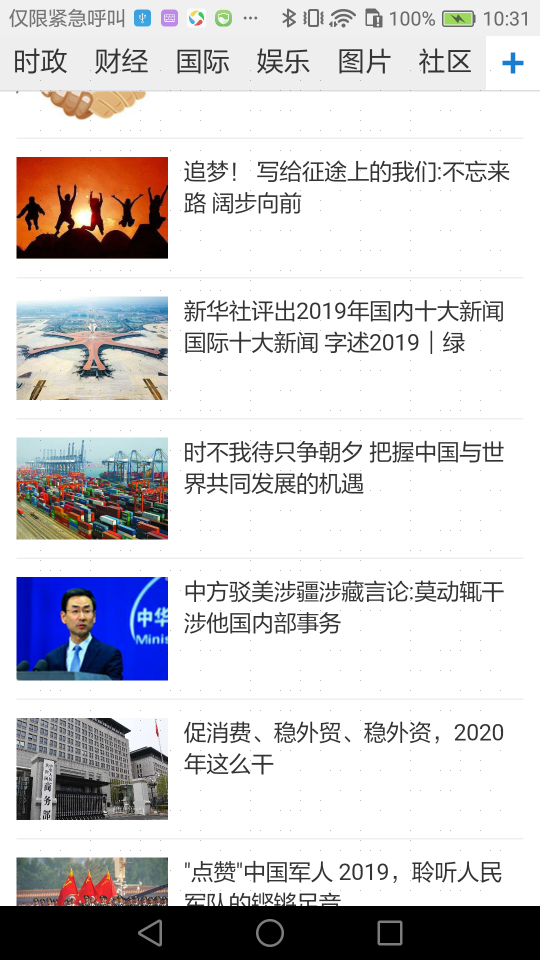
#> input picture pycode/uusafe_2020-1-17 16h/1080-3.png, 1080 x 1920 px (shown at 1/2 size); its folder holds only this picture in this run
$ python -i find_screen.py   (imports and definitions only)
#> lines starting #> are read from the running program, lines starting #| are printed output that depends on the picture; after the words box and inside, x2 and y2 are one past the last pixel; in counts of white or black regions, pixels touching at a corner belong together

#!/usr/bin/env python

'''
Simple "Square Detector" program.

Loads several images sequentially and tries to find squares in each image.
'''

# Python 2/3 compatibility
from __future__ import print_function
import sys

PY3 = sys.version_info[0] == 3

if PY3:
    xrange = range

import math
import numpy as np
import cv2

#计算三点的cos角
def angle_cos(p0, p1, p2):
    d1, d2 = (p0-p1).astype('float'), (p2-p1).astype('float')
    return abs( np.dot(d1, d2) / np.sqrt( np.dot(d1, d1)*np.dot(d2, d2) ) )
#计算图像中的手机屏幕区域
def find_squares(img):
    # 面积至少占五分之一以上
    width = img.shape[1]
    height = img.shape[0]
    area_min_limit = width * height / 5
    area_max_limit = width * height * 9 / 10
    img = cv2.GaussianBlur(img, (5, 5), 0)
    squares = []
    find_min_cos_value=0.3
    for gray in cv2.split(img):
        for thrs in xrange(0, 255, 26):
            if thrs == 0:
                bin = cv2.Canny(gray, 0, 50, apertureSize=5)
                bin = cv2.dilate(bin, None)
            else:
                _retval, bin = cv2.threshold(gray, thrs, 255, cv2.THRESH_BINARY)
            contours, _hierarchy = cv2.findContours(bin, cv2.RETR_LIST, cv2.CHAIN_APPROX_SIMPLE)
            for cnt in contours:
                cnt_len = cv2.arcLength(cnt, True)
                cnt = cv2.approxPolyDP(cnt, 0.02*cnt_len, True)
                countourArea=cv2.contourArea(cnt)
                if len(cnt) == 4 and  countourArea>area_min_limit and countourArea<area_max_limit  and cv2.isContourConvex(cnt):
                    cnt = cnt.reshape(-1, 2)
                    max_cos = np.max([angle_cos( cnt[i], cnt[(i+1) % 4], cnt[(i+2) % 4] ) for i in xrange(4)])
                    if max_cos < find_min_cos_value:
                        find_min_cos_value=max_cos
                        squares.clear()
                        squares.append(cnt)
    return squares

#手机屏幕区域的四点定位
def divide_points_into_4_parts(line_nodes,   img_height,   img_width):
    left_top_line_nodes = []
    left_down_line_nodes = []
    right_top_line_nodes = []
    right_down_line_nodes = []
    res=[]
    height = img_height / 2
    width = img_width / 2
    for node in line_nodes[0]:
        if node[0]<width:
            if(node[1]<height):
                left_top_line_nodes.append(node[0])
                left_top_line_nodes.append(node[1])
            if(node[1]>height):
                left_down_line_nodes.append(node[0])
                left_down_line_nodes.append(node[1])
        if node[0] > width:
            if(node[1]<height):
                right_top_line_nodes.append(node[0])
                right_top_line_nodes.append(node[1])
            if(node[1]>height):
                right_down_line_nodes.append(node[0])
                right_down_line_nodes.append(node[1])


    res.append(left_top_line_nodes)
    res.append(left_down_line_nodes)
    res.append(right_top_line_nodes)
    res.append(right_down_line_nodes)
    return res

#根据四个定位点，做投影变换，得到有效图像
def perspective_transformation(final_points,img):

    leftTopX = final_points[0][0]
    leftTopY = final_points[0][1]
    leftDownX = final_points[1][0]
    leftDownY = final_points[1][1]
    rightTopX = final_points[2][0]
    rightTopY = final_points[2][1]
    rightDownX = final_points[3][0]
    rightDownY = final_points[3][1]
    newWidth = math.sqrt((leftTopX - rightTopX) * (leftTopX - rightTopX) + (leftTopY - rightTopY) * (leftTopY - rightTopY))
    newHeight = math.sqrt((leftTopX - leftDownX) * (leftTopX - leftDownX) + (leftTopY - leftDownY) * (leftTopY - leftDownY))
    # 定义对应的点
    points1 = np.float32(final_points)
    points2 = np.float32([[0,0],  [0,newHeight],[newWidth,0], [newWidth,newHeight]])
# 计算得到转换矩阵
    M = cv2.getPerspectiveTransform(points1, points2)
# 实现透视变换转换
    processed = cv2.warpPerspective(img,M,(int(newWidth), int(newHeight)))
    return processed
ALLOWED_EXTENSIONS = set(['png', 'jpg', 'JPG', 'PNG', 'gif', 'GIF'])
def allowed_file(filename):
    return '.' in filename and filename.rsplit('.', 1)[1] in ALLOWED_EXTENSIONS

def getFinalImage(image):
    width = image.shape[1]
    height = image.shape[0]
    squares = find_squares(image)
    if len(squares) == 1:
        final_fps = divide_points_into_4_parts(squares, height, width)
        finalresult = perspective_transformation(final_fps, image)
    else:
        finalresult = image.copy()
    return  squares,finalresult

def main():
    global area_min_limit ,area_max_limit
    from glob import glob
    imgpath='ori_img/'
    #imgpath = 'from_other_camera/'
    for fn in glob(imgpath+'*.jpg'):
        if allowed_file(fn) == False:
            continue
        image = cv2.imread(fn)
        cv2.namedWindow('squares', 0)
        cv2.namedWindow('final_result', 0)
        width = image.shape[1]
        height = image.shape[0]

        FORCE_HEIGHT = 640
        rate = height / FORCE_HEIGHT

        cv2.resizeWindow('squares', int(width / rate), FORCE_HEIGHT)

        squares,finalresult=getFinalImage(image)

        cv2.resizeWindow('final_result', int(finalresult.shape[1] / (finalresult.shape[0] / FORCE_HEIGHT)), FORCE_HEIGHT)
        imageoutput = image.copy()
        if len(squares) == 1:
            for i in range(0, 4):
                cv2.putText(imageoutput, str(i) + str(squares[0][i]), tuple(squares[0][i]), cv2.FONT_HERSHEY_SIMPLEX, 2.5,
                            (0, 0, 255), 7)

        #cv2.imwrite('result.jpg',finalresult)
        cv2.drawContours( imageoutput, squares, -1, (0, 255, 0), 3 )
        cv2.imshow('squares', imageoutput)
        #cv2.imshow('final_result', imageoutput)
        cv2.imshow('final_result', finalresult)
        ch = cv2.waitKey()
        if ch == 27:
            break

    print('Done')


# [4 lines not run here, left out]

>>> import cv2
>>> picture = cv2.imread('uusafe_2020-1-17 16h/1080-3.png')
#> picture is the input picture: shape (1920, 1080, 3); mean B, G, R 208.8, 206.3, 208.3
>>> result = getFinalImage(picture)
#> the loop in find_squares, `for gray in cv2.split(img):` made 3 passes
#> after the loop in find_squares, `for gray in cv2.split(img):`:
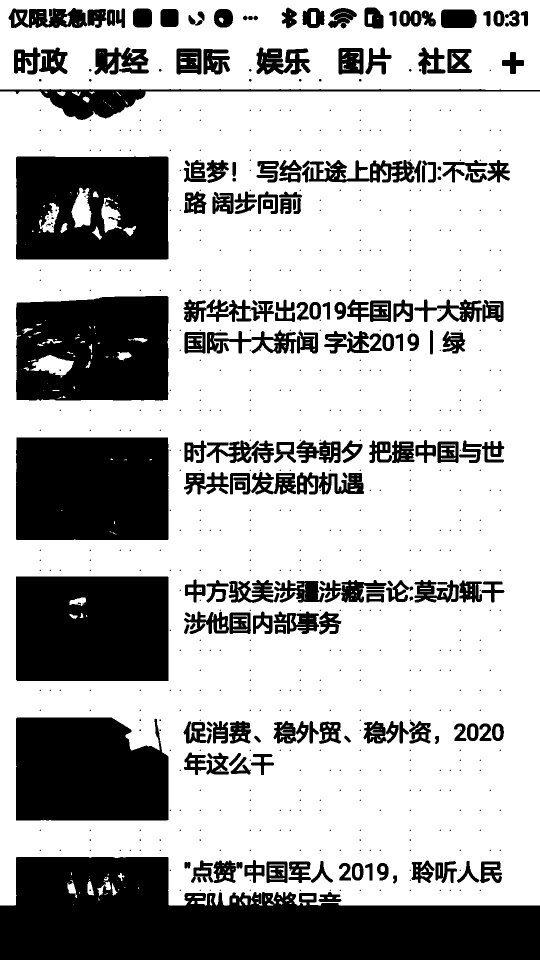
#> bin: shape (1920, 1080) (shown at 1/2 size); 69.5% white; 772 black regions (557 under 20 px), largest, box (x1, y1, x2, y2) and area: (0, 1714, 1080, 1920) 150601, (32, 1153, 337, 1362) 63236, (32, 875, 337, 1080) 62395
#> after the loop in find_squares, `for gray in cv2.split(img):`: cnt = [[0, 0], [0, 178], [1079, 179], [1079, 0]]; find_min_cos_value = 0; squares = [[[0, 183], [0, 1810], [1079, 1810], [1079, 183]]]
#> the loop in divide_points_into_4_parts, `for node in line_nodes[0]:` made 4 passes
#> after the loop in divide_points_into_4_parts, `for node in line_nodes[0]:`: left_down_line_nodes = [0, 1810]; left_top_line_nodes = [0, 183]; right_down_line_nodes = [1079, 1810]; right_top_line_nodes = [1079, 183]
#> in getFinalImage, `final_fps = divide_points_into_4_parts(squares, height, width)`: final_fps = [[0, 183], [0, 1810], [1079, 183], [1079, 1810]]
#> in perspective_transformation, `leftTopX = final_points[0][0]`: leftTopX = 0
#> in perspective_transformation, `leftTopY = final_points[0][1]`: leftTopY = 183
#> in perspective_transformation, `leftDownX = final_points[1][0]`: leftDownX = 0
#> in perspective_transformation, `leftDownY = final_points[1][1]`: leftDownY = 1810
#> in perspective_transformation, `rightTopX = final_points[2][0]`: rightTopX = 1079
#> in perspective_transformation, `rightTopY = final_points[2][1]`: rightTopY = 183
#> in perspective_transformation, `rightDownX = final_points[3][0]`: rightDownX = 1079
#> in perspective_transformation, `rightDownY = final_points[3][1]`: rightDownY = 1810
#> in perspective_transformation, `newWidth = math.sqrt((leftTopX - rightTopX) * (leftTopX - rightTopX) +..`: newWidth = 1079
#> in perspective_transformation, `newHeight = math.sqrt((leftTopX - leftDownX) * (leftTopX - leftDownX) ..`: newHeight = 1627
#> in perspective_transformation, `points1 = np.float32(final_points)`: points1 = [[0, 183], [0, 1810], [1079, 183], [1079, 1810]]
#> in perspective_transformation, `points2 = np.float32([[0,0],  [0,newHeight],[newWidth,0], [newWidth,ne..`: points2 = [[0, 0], [0, 1627], [1079, 0], [1079, 1627]]
#> in perspective_transformation, `M = cv2.getPerspectiveTransform(points1, points2)`: M = [[1, 0, 0], [2.63e-17, 1, -183], [8.09e-20, 0, 1]]
#> in perspective_transformation, `processed = cv2.warpPerspective(img,M,(int(newWidth), int(newHeight)))`:
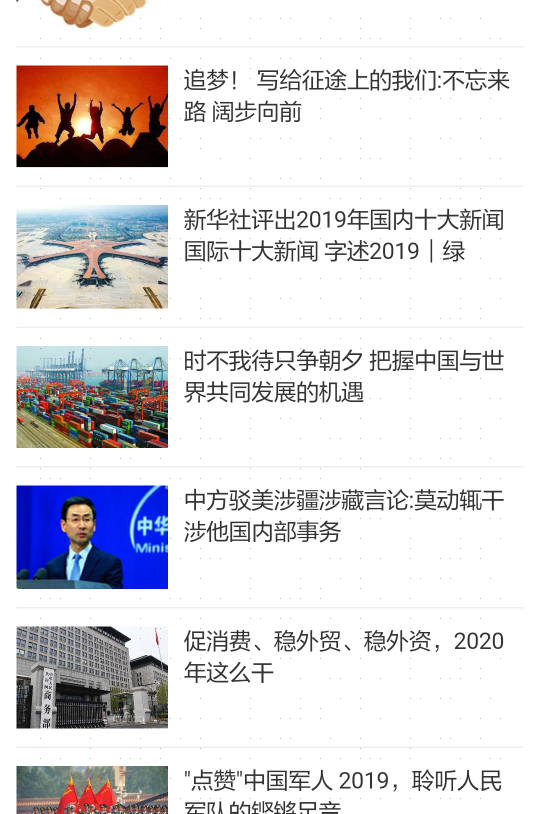
#> processed: shape (1627, 1079, 3) (shown at 1/2 size); mean B, G, R 220.9, 218, 220.4
